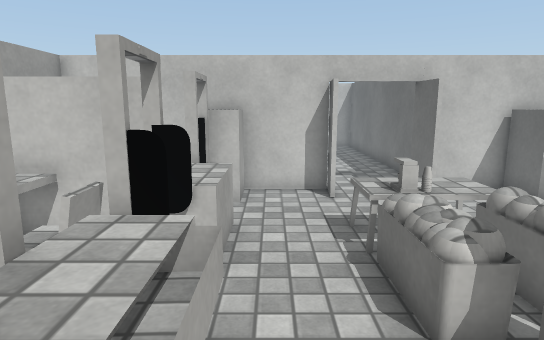
View 1 (above)

16 first-person views from a walk through a 3-D level made in the Unity game engine. The camera is 1.4 m above the floor, tilts 10° down and sees 75° across. The floor is counted in squares, 0.5 m on a side. Each view is taken from the middle of a square. On the plan, view 1 faces up. The plan holds only what a view shows up to about 20 squares ahead; the rest is blank. The place goes on beyond the plan. The player character is not drawn. Surface patterns are stand-ins for the level's own textures.

View 2
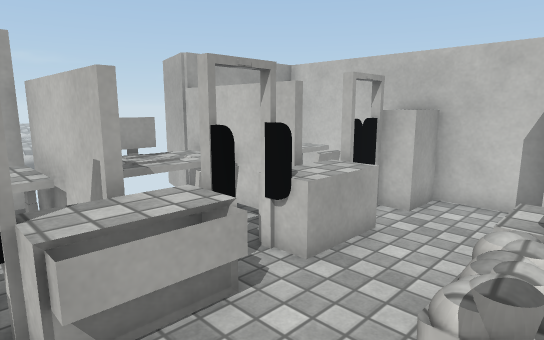

View 3
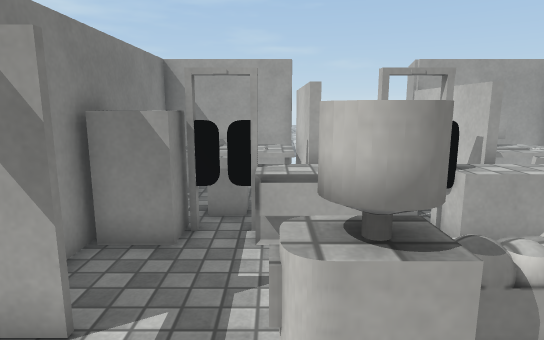

View 4
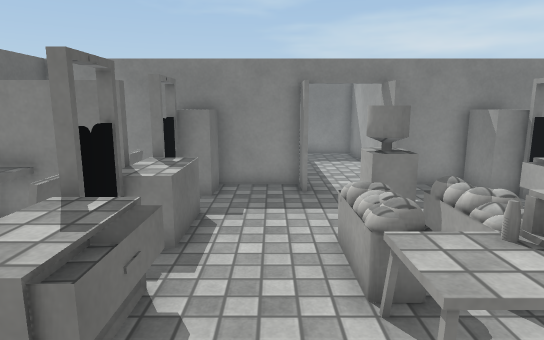

View 5
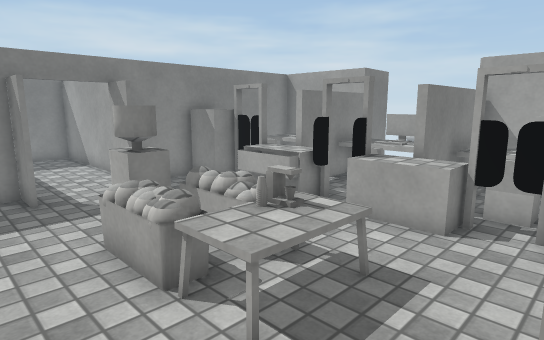

View 6
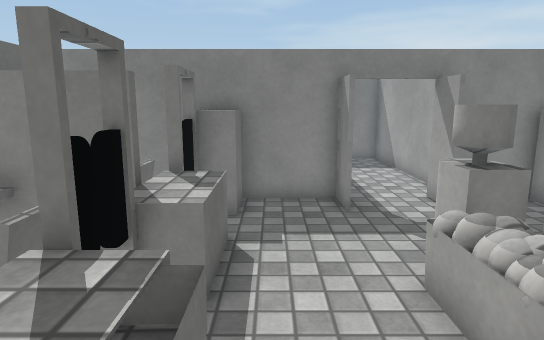

View 7
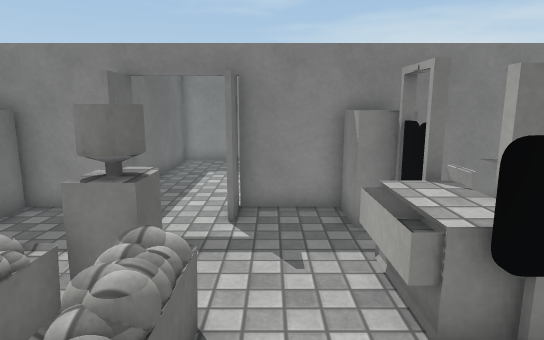

View 8
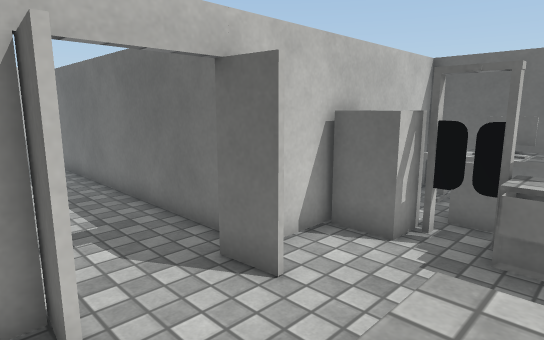

View 9
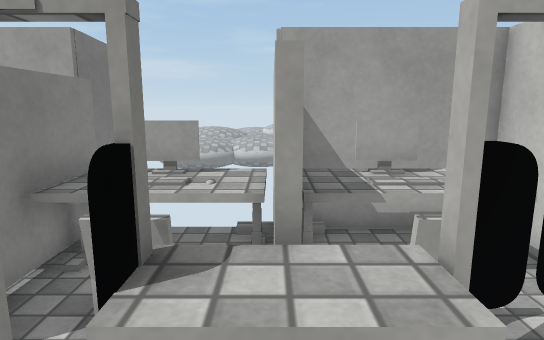

View 10
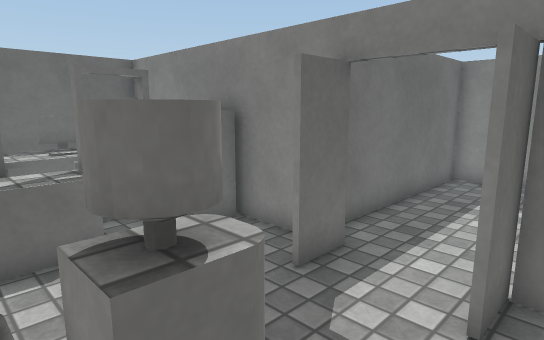

View 11
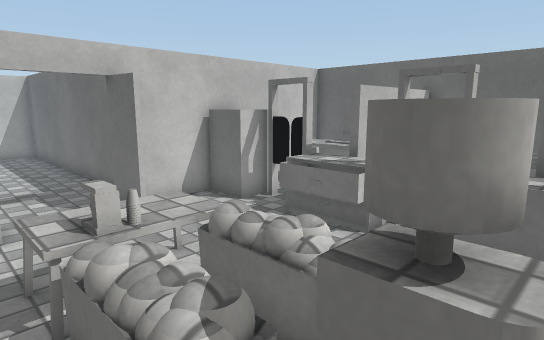

View 12
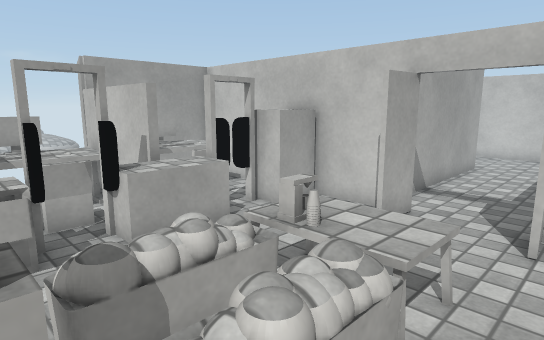

View 13
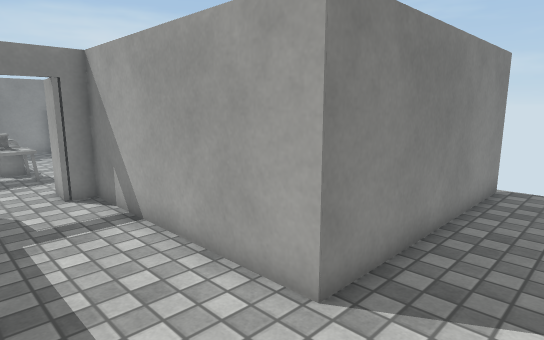

View 14
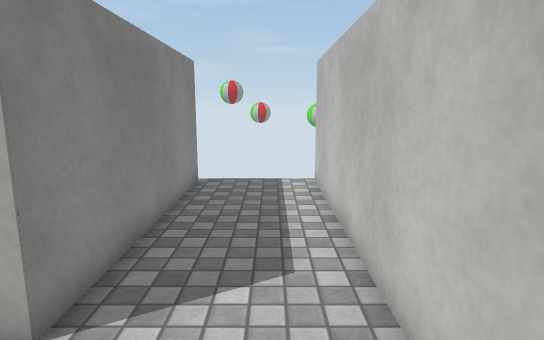

View 15
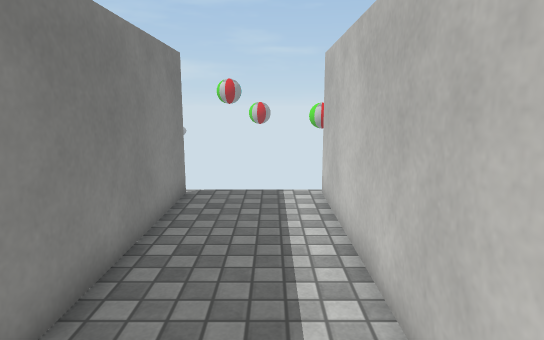

View 16
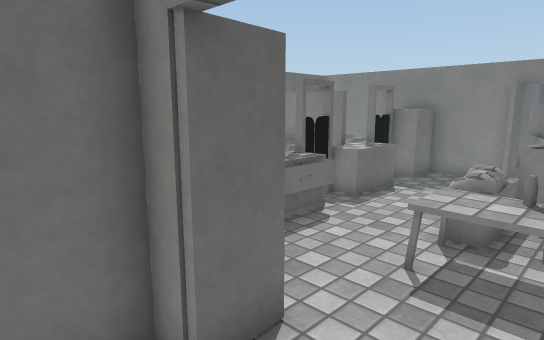

### Floor plan
Key: @ floor where view 1 was taken; # wall or solid block; x gap in a wall; . floor; = window, fence, low wall or low ledge; ^ raised ledge; v drop or lower ground; O other object.
Columns run from 9 left of view 1 to 11 right of it. Each row starts with its distance up from view 1.
 26 ################
 25  ..............#
 24  ..............#
 23  ..............#
 22  ..............#
 21 =##########....#
 20           #....#
 19           #....#
 18           #....#
 17           #....#
 16           #....#
 15           #....#
 14           #....#
 13           #....#
 12   ##########..#######
 11   #^^..OO..#..#..OO.=
 10   #^^^O#O........O#O=
  9   #^^^O#..........#O=
  8   #^^^.OO..^^^...OO.=
  7   #^^##OO..^^^...OO##
  6    ^^^O#O..O.vx..OO
  5    ^^^O#...====...#O
  4    ^^..O#..=.==..OOO=
  3   #####OO...O#...OO##
  2   #^^^.OO...OO...OO.=
  1   #^^^O#..........#O=
  0   #^^^O#O@.=.....O# =
 -1   #^^..OO..#..#..OO =
 -2   ##########..#######
 -3           #....#
 -4           #....#
 -5           #....#
 -6           #....#
 -7           #....#
 -8           #....#
 -9           #....#
-10           #....#
-11           ######

Where each view was taken, in squares from view 1:
view 1: 0 up, 0 right, facing up
view 2: 1 up, 3 right, facing up-left
view 3: 2 up, 6 right, facing left
view 4: 11 up, 6 right, facing down
view 5: 11 up, 7 right, facing down-left
view 6: 9 up, 7 right, facing down
view 7: 8 up, 1 right, facing down
view 8: 7 up, 1 right, facing up-right
view 9: 7 up, 1 right, facing left
view 10: 4 up, 1 right, facing down-right
view 11: 2 up, 1 right, facing up-right
view 12: 3 up, 6 right, facing up-left
view 13: 24 up, 5 right, facing down-left
view 14: 24 up, 5 right, facing left
view 15: 24 up, 3 right, facing left
view 16: 14 up, 2 right, facing down-right
